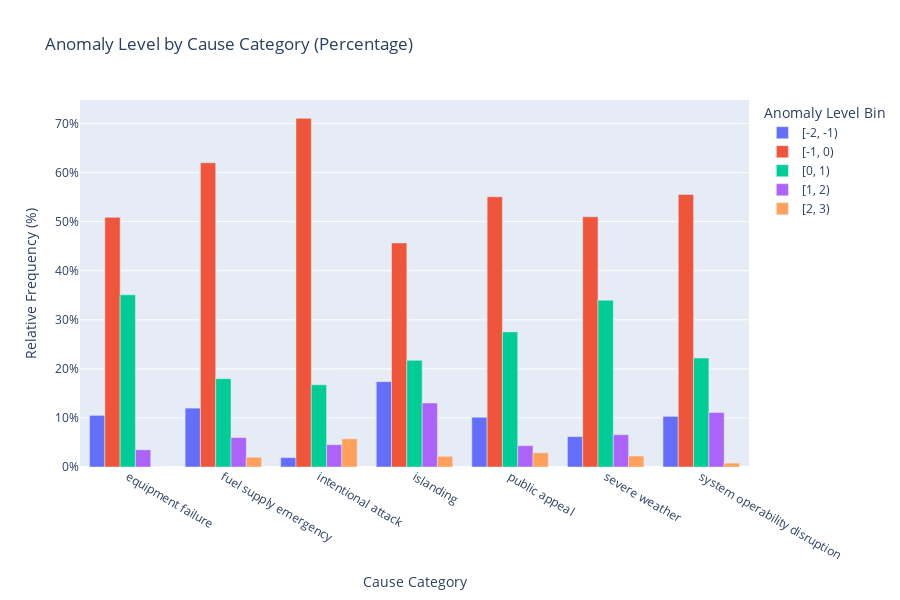

The code cell stored with this chart in its notebook:
### Code cell
fig.show()

### Figure 1 — Plotly figure (JSON) as saved in the notebook; plotly's stock layout.template omitted (floating-point values rounded to 4 significant figures)
{"data": [{"alignmentgroup": "True", "hovertemplate": "Anomaly Level Bin=[-2, -1)<br>Cause Category=%{x}<br>Proportion (%)=%{y}<extra></extra>", "legendgroup": "[-2, -1)", "marker": {"color": "#636efa", "pattern": {"shape": ""}}, "name": "[-2, -1)", "offsetgroup": "[-2, -1)", "orientation": "v", "showlegend": true, "textposition": "auto", "type": "bar", "x": ["equipment failure", "fuel supply emergency", "intentional attack", "islanding", "public appeal", "severe weather", "system operability disruption"], "xaxis": "x", "y": [10.53, 12, 1.914, 17.39, 10.14, 6.192, 10.32], "yaxis": "y"}, {"alignmentgroup": "True", "hovertemplate": "Anomaly Level Bin=[-1, 0)<br>Cause Category=%{x}<br>Proportion (%)=%{y}<extra></extra>", "legendgroup": "[-1, 0)", "marker": {"color": "#EF553B", "pattern": {"shape": ""}}, "name": "[-1, 0)", "offsetgroup": "[-1, 0)", "orientation": "v", "showlegend": true, "textposition": "auto", "type": "bar", "x": ["equipment failure", "fuel supply emergency", "intentional attack", "islanding", "public appeal", "severe weather", "system operability disruption"], "xaxis": "x", "y": [50.88, 62, 71.05, 45.65, 55.07, 50.99, 55.56], "yaxis": "y"}, {"alignmentgroup": "True", "hovertemplate": "Anomaly Level Bin=[0, 1)<br>Cause Category=%{x}<br>Proportion (%)=%{y}<extra></extra>", "legendgroup": "[0, 1)", "marker": {"color": "#00cc96", "pattern": {"shape": ""}}, "name": "[0, 1)", "offsetgroup": "[0, 1)", "orientation": "v", "showlegend": true, "textposition": "auto", "type": "bar", "x": ["equipment failure", "fuel supply emergency", "intentional attack", "islanding", "public appeal", "severe weather", "system operability disruption"], "xaxis": "x", "y": [35.09, 18, 16.75, 21.74, 27.54, 33.99, 22.22], "yaxis": "y"}, {"alignmentgroup": "True", "hovertemplate": "Anomaly Level Bin=[1, 2)<br>Cause Category=%{x}<br>Proportion (%)=%{y}<extra></extra>", "legendgroup": "[1, 2)", "marker": {"color": "#ab63fa", "pattern": {"shape": ""}}, "name": "[1, 2)", "offsetgroup": "[1, 2)", "orientation": "v", "showlegend": true, "textposition": "auto", "type": "bar", "x": ["equipment failure", "fuel supply emergency", "intentional attack", "islanding", "public appeal", "severe weather", "system operability disruption"], "xaxis": "x", "y": [3.509, 6, 4.545, 13.04, 4.348, 6.588, 11.11], "yaxis": "y"}, {"alignmentgroup": "True", "hovertemplate": "Anomaly Level Bin=[2, 3)<br>Cause Category=%{x}<br>Proportion (%)=%{y}<extra></extra>", "legendgroup": "[2, 3)", "marker": {"color": "#FFA15A", "pattern": {"shape": ""}}, "name": "[2, 3)", "offsetgroup": "[2, 3)", "orientation": "v", "showlegend": true, "textposition": "auto", "type": "bar", "x": ["equipment failure", "fuel supply emergency", "intentional attack", "islanding", "public appeal", "severe weather", "system operability disruption"], "xaxis": "x", "y": [0, 2, 5.742, 2.174, 2.899, 2.24, 0.7937], "yaxis": "y"}], "layout": {"barmode": "group", "height": 600, "legend": {"title": {"text": "Anomaly Level Bin"}, "tracegroupgap": 0}, "title": {"text": "Anomaly Level by Cause Category (Percentage)"}, "xaxis": {"anchor": "y", "domain": [0, 1], "title": {"text": "Cause Category"}}, "yaxis": {"anchor": "x", "domain": [0, 1], "ticksuffix": "%", "title": {"text": "Relative Frequency (%)"}}}}
